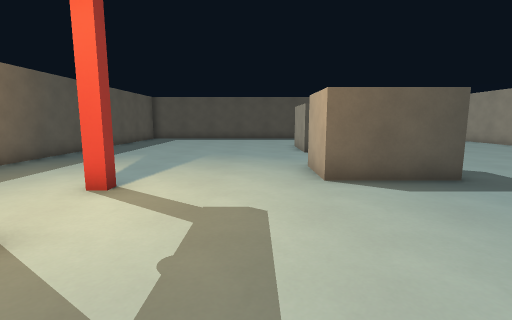
View 1 (above)

16 first-person views from a walk through a Godot game level. The camera is 1.3 m above the floor, tilts 8° down and sees 85° across. The floor is counted in squares, 1 m on a side. Each view is taken from the middle of a square. On the plan, view 1 faces up. The plan holds only what a view shows up to about 13 squares ahead; the rest is blank. Characters and animated objects are not drawn.

View 2
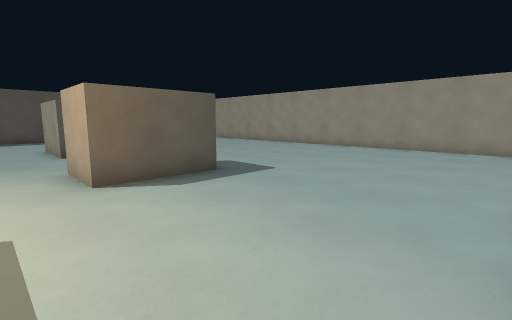

View 3
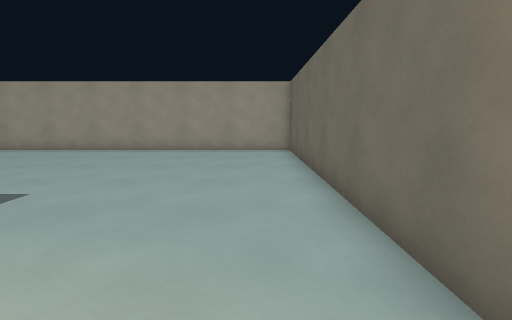

View 4
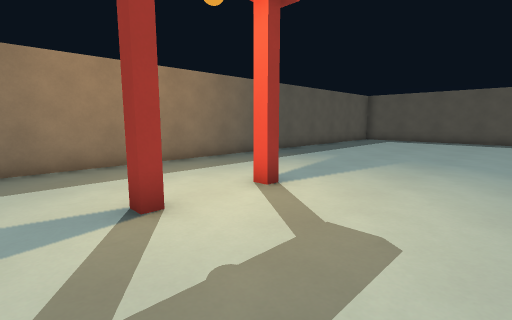

View 5
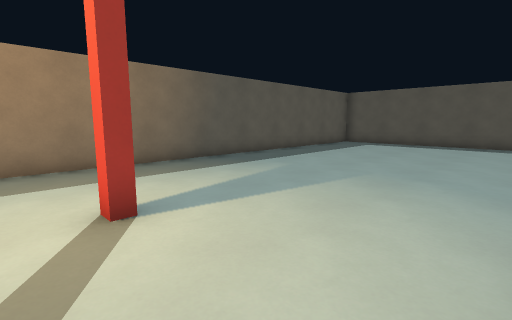

View 6
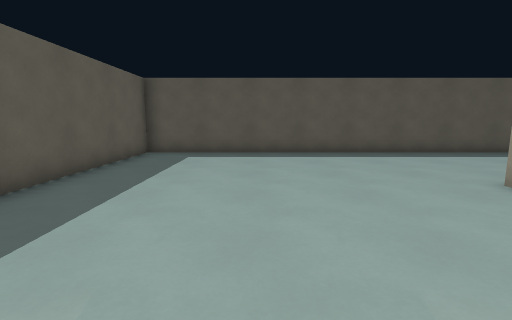

View 7
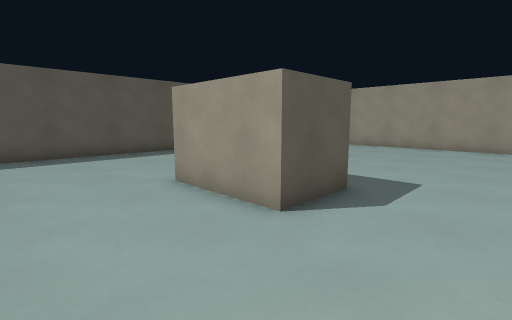

View 8
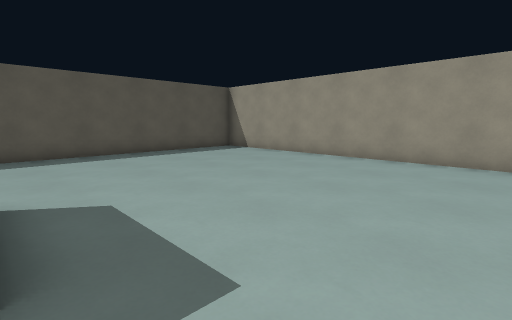

View 9
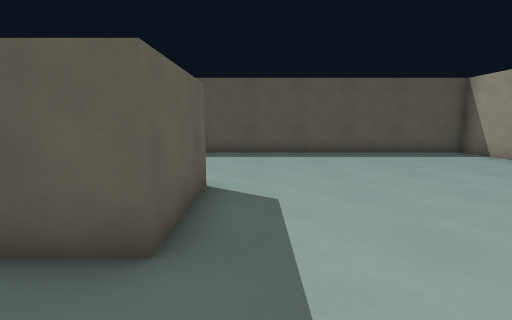

View 10
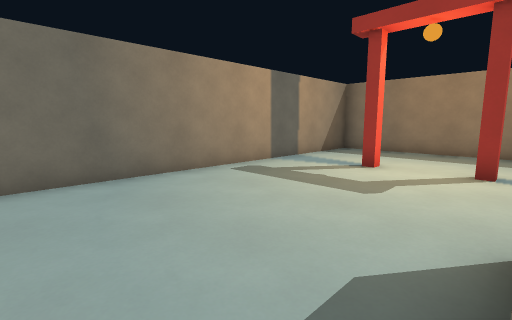

View 11
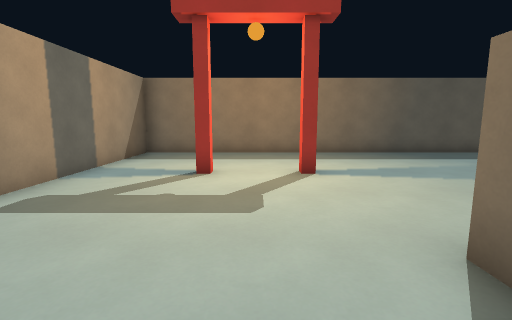

View 12
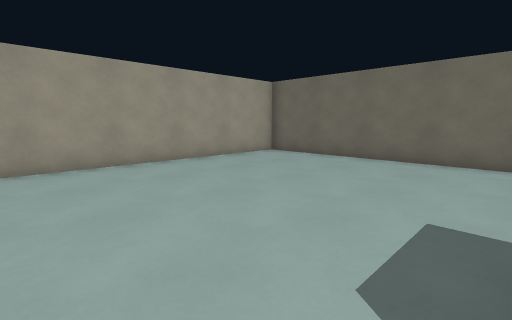

View 13
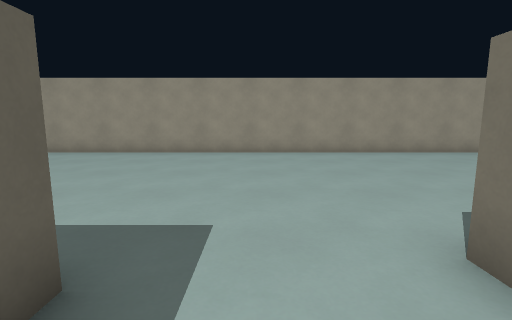

View 14
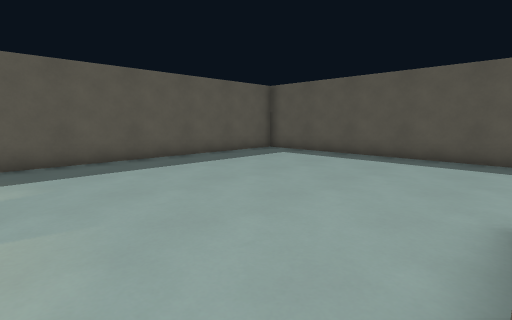

View 15
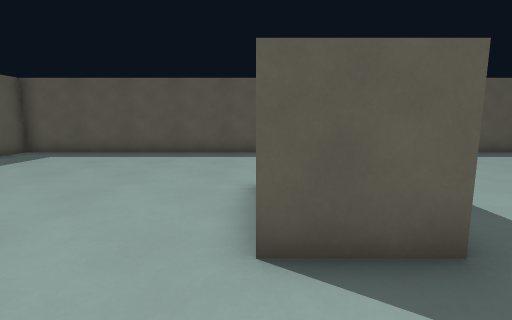

View 16
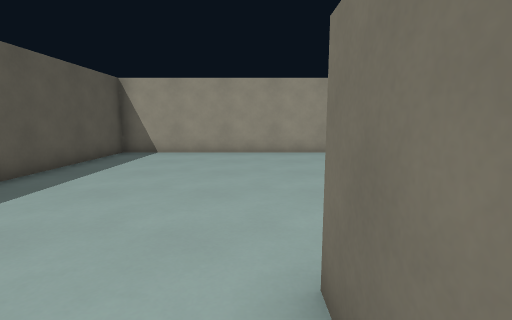

### Floor plan
Points are (right, up) in squares from view 1. A wall is a line through its corners. A room is listed if a view was taken in it or the views show most of it. See-through windows are left out.
Room 1 (views 1, 2, 3, 4, 5, 6, 7, 8, 9, 10, 11, 12, 13, 14, 15, 16)
walls: (4, 8) (4.5, 8); (4.6, 6) (1.5, 6) (1.5, 8); (2.4, 14.5) (4, 14.5) (4, 11.5) (2, 11.5) (2, 14.5); (-3.2, 5.5) (-2.8, 5.5) (-2.8, 5.1) (-3.2, 5.1); (-3.2, 2.9) (-2.8, 2.9) (-2.8, 2.5) (-3.2, 2.5); (-7.5, -0.5) (13.5, -0.5) (13.5, 20.5) (-7.5, 20.5) (-7.5, -0.5)

Positions as (right, up) in squares from view 1, and headings:
1: (0, 0), facing up
2: (0, 0), facing up-right
3: (1, 1), facing right
4: (1, 1), facing up-left
5: (1, 4), facing up-left
6: (-3, 9), facing up
7: (-1, 9), facing up-right
8: (4, 9), facing up-right
9: (5, 9), facing up
10: (5, 6), facing down-left
11: (4, 4), facing left
12: (5, 9), facing down-right
13: (2, 10), facing right
14: (2, 10), facing up-left
15: (2, 9), facing up
16: (2, 15), facing right
